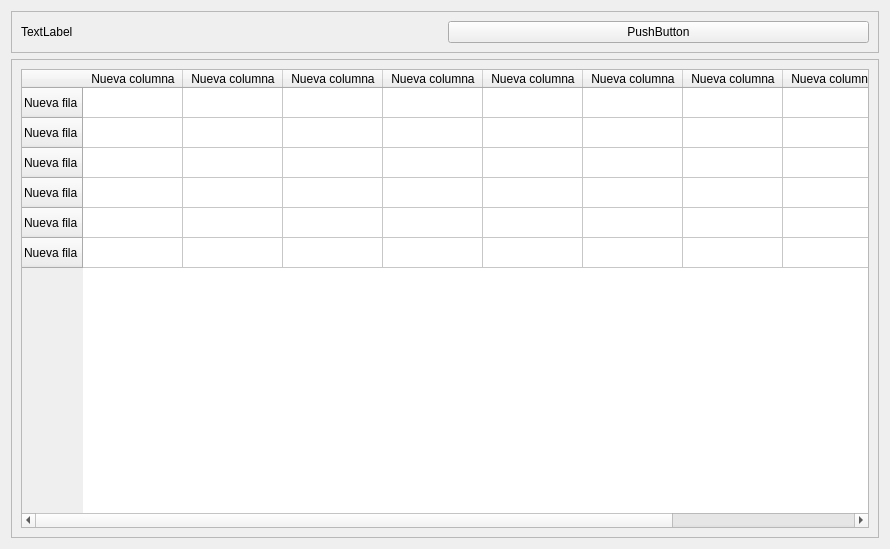
<?xml version="1.0" encoding="UTF-8"?>
<ui version="4.0">
 <class>Form</class>
 <widget class="QWidget" name="Form">
  <property name="geometry">
   <rect>
    <x>0</x>
    <y>0</y>
    <width>890</width>
    <height>549</height>
   </rect>
  </property>
  <property name="windowTitle">
   <string>Form</string>
  </property>
  <layout class="QGridLayout" name="gridLayout">
   <item row="0" column="0">
    <widget class="QFrame" name="frame_3">
     <property name="maximumSize">
      <size>
       <width>16777215</width>
       <height>60</height>
      </size>
     </property>
     <property name="frameShape">
      <enum>QFrame::Shape::StyledPanel</enum>
     </property>
     <property name="frameShadow">
      <enum>QFrame::Shadow::Raised</enum>
     </property>
     <layout class="QHBoxLayout" name="horizontalLayout_2">
      <item>
       <widget class="QLabel" name="label_11">
        <property name="text">
         <string>TextLabel</string>
        </property>
       </widget>
      </item>
      <item>
       <widget class="QPushButton" name="pushButton">
        <property name="text">
         <string>PushButton</string>
        </property>
       </widget>
      </item>
     </layout>
    </widget>
   </item>
   <item row="1" column="0">
    <widget class="QFrame" name="frame_4">
     <property name="maximumSize">
      <size>
       <width>16777215</width>
       <height>16777215</height>
      </size>
     </property>
     <property name="frameShape">
      <enum>QFrame::Shape::StyledPanel</enum>
     </property>
     <property name="frameShadow">
      <enum>QFrame::Shadow::Raised</enum>
     </property>
     <layout class="QVBoxLayout" name="verticalLayout_2">
      <item>
       <widget class="QTableWidget" name="tableWidget">
        <row>
         <property name="text">
          <string>Nueva fila</string>
         </property>
        </row>
        <row>
         <property name="text">
          <string>Nueva fila</string>
         </property>
        </row>
        <row>
         <property name="text">
          <string>Nueva fila</string>
         </property>
        </row>
        <row>
         <property name="text">
          <string>Nueva fila</string>
         </property>
        </row>
        <row>
         <property name="text">
          <string>Nueva fila</string>
         </property>
        </row>
        <row>
         <property name="text">
          <string>Nueva fila</string>
         </property>
        </row>
        <column>
         <property name="text">
          <string>Nueva columna</string>
         </property>
        </column>
        <column>
         <property name="text">
          <string>Nueva columna</string>
         </property>
        </column>
        <column>
         <property name="text">
          <string>Nueva columna</string>
         </property>
        </column>
        <column>
         <property name="text">
          <string>Nueva columna</string>
         </property>
        </column>
        <column>
         <property name="text">
          <string>Nueva columna</string>
         </property>
        </column>
        <column>
         <property name="text">
          <string>Nueva columna</string>
         </property>
        </column>
        <column>
         <property name="text">
          <string>Nueva columna</string>
         </property>
        </column>
        <column>
         <property name="text">
          <string>Nueva columna</string>
         </property>
        </column>
        <column>
         <property name="text">
          <string>Nueva columna</string>
         </property>
        </column>
       </widget>
      </item>
     </layout>
    </widget>
   </item>
  </layout>
 </widget>
 <resources/>
 <connections/>
</ui>
